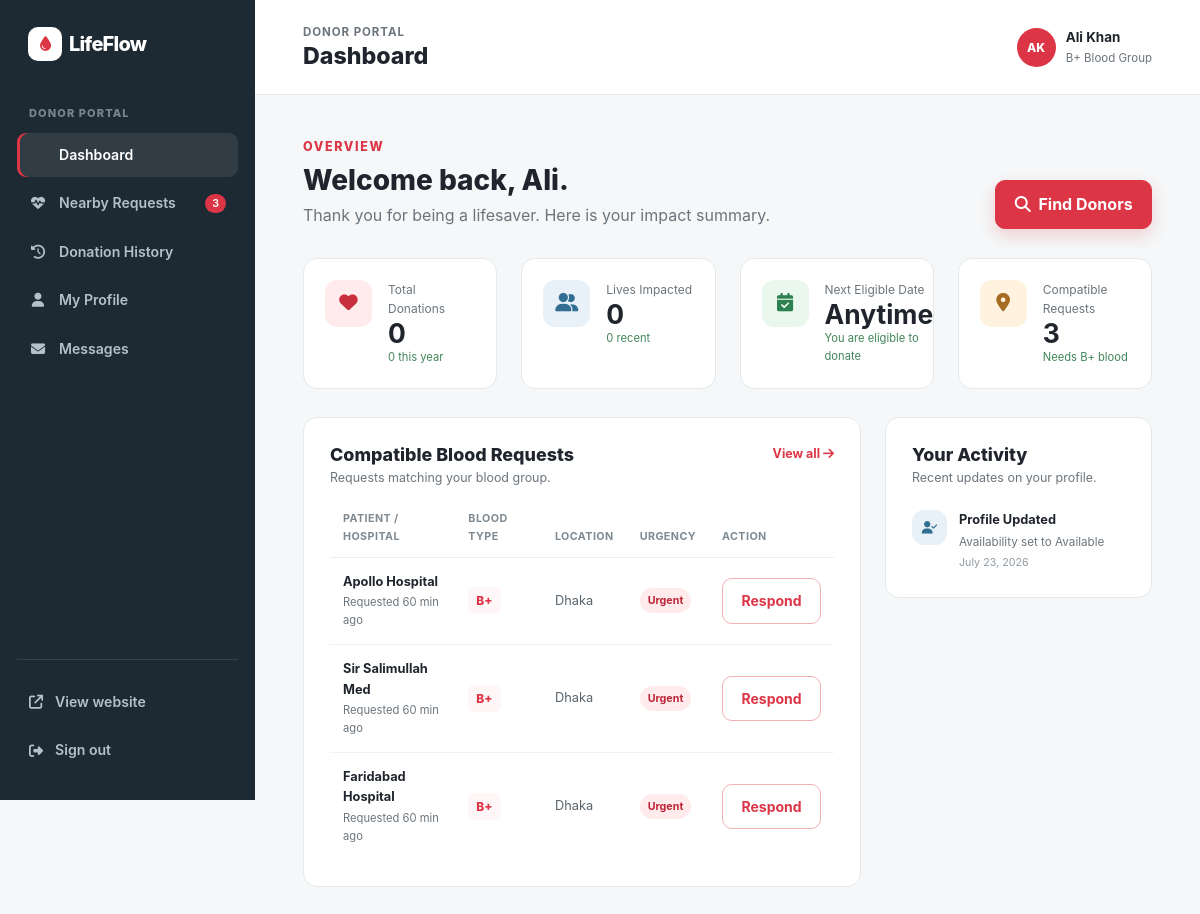
Screenshot of /donor/dashboard.php (signed in) with the database file from the repository.
### tables this page shows
CREATE TABLE donors (
    id INT AUTO_INCREMENT PRIMARY KEY,
    full_name VARCHAR(100) NOT NULL,
    phone VARCHAR(20) NOT NULL,
    email VARCHAR(100) NOT NULL UNIQUE,
    dob DATE NOT NULL,
    blood_group VARCHAR(5) NOT NULL,
    weight INT NOT NULL CHECK (weight >= 50),
    last_donation DATE,
    health_notes TEXT,
    city VARCHAR(50) NOT NULL,
    area VARCHAR(50) NOT NULL,
    availability_status VARCHAR(20) DEFAULT 'Available',
    password VARCHAR(255) NOT NULL,
    created_at TIMESTAMP DEFAULT CURRENT_TIMESTAMP,
    CHECK (blood_group IN ('A+', 'A-', 'B+', 'B-', 'AB+', 'AB-', 'O+', 'O-'))
);

CREATE TABLE blood_requests (
    id INT AUTO_INCREMENT PRIMARY KEY,
    patient_name VARCHAR(100) NOT NULL,
    blood_group VARCHAR(5) NOT NULL,
    units INT NOT NULL CHECK (units > 0),
    urgency VARCHAR(20) NOT NULL CHECK (urgency IN ('Urgent', 'Scheduled')),
    hospital VARCHAR(100) NOT NULL,
    city VARCHAR(50) NOT NULL,
    address VARCHAR(255) NOT NULL,
    contact_name VARCHAR(100) NOT NULL,
    phone VARCHAR(20) NOT NULL,
    notes TEXT,
    status VARCHAR(20) DEFAULT 'Pending' CHECK (status IN ('Pending', 'Matching donors', 'Completed')),
    created_at TIMESTAMP DEFAULT CURRENT_TIMESTAMP,
    CHECK (blood_group IN ('A+', 'A-', 'B+', 'B-', 'AB+', 'AB-', 'O+', 'O-'))
);

### donor/dashboard.php (the view, shortened to what this page needs)
<?php
require_once '../includes/db.php';
$donorId = $_SESSION['donor_id'];
$stmt = $pdo->prepare("SELECT * FROM donors WHERE id = ?");
$stmt->execute([$donorId]);
$donor = $stmt->fetch(PDO::FETCH_ASSOC);
$donorName = $donor['full_name'];
$donorBloodGroup = $donor['blood_group'];
$reqStmt = $pdo->prepare("SELECT * FROM blood_requests WHERE blood_group = ? AND status != 'Completed' ORDER BY created_at DESC LIMIT 5");
$reqStmt->execute([$donorBloodGroup]);
$nearbyRequests = $reqStmt->fetchAll(PDO::FETCH_ASSOC);
$nearbyCount = count($nearbyRequests);
$initials = strtoupper(substr($donorName, 0, 1));
$parts = explode(' ', $donorName);
if (count($parts) > 1) {
    $initials = strtoupper(substr($parts[0], 0, 1) . substr($parts[count($parts)-1], 0, 1));
}
function time_ago($datetime) {
    $time_ago = strtotime($datetime);
    $current_time = time();
    $time_difference = $current_time - $time_ago;
    $seconds = $time_difference;
    $minutes      = round($seconds / 60);
    $hours           = round($seconds / 3600);
    $days          = round($seconds / 86400);
    if($seconds <= 60) return "Just now";
    else if($minutes <= 60) return "$minutes min ago";
    else if($hours <= 24) return "$hours hrs ago";
    else return "$days days ago";
}
?>
<!doctype html>
<html lang="en">
<head>
    <link href="https://cdn.jsdelivr.net/npm/bootstrap@5.3.3/dist/css/bootstrap.min.css" rel="stylesheet">
    <link href="https://cdnjs.cloudflare.com/ajax/libs/font-awesome/6.5.2/css/all.min.css" rel="stylesheet">
    <link href="../assets/css/main.css" rel="stylesheet">
    <link href="../assets/css/donor-dashboard.css" rel="stylesheet">
</head>
<body class="donor-dashboard-page">
    <div class="donor-shell">
        <aside class="donor-sidebar" id="donorSidebar">
            <a class="donor-sidebar-brand" href="dashboard.php">
                <span class="brand-mark"><i class="fa-solid fa-droplet"></i></span><span>LifeFlow</span>
            </a>
            <p class="donor-sidebar-label">Donor Portal</p>
            <nav class="donor-menu" aria-label="Donor navigation">
                <a class="active" href="dashboard.php"><i class="fa-solid fa-grid-2"></i> Dashboard</a>
                <a href="nearby-requests.php"><i class="fa-solid fa-heart-pulse"></i> Nearby Requests <span><?= $nearbyCount ?></span></a>
                <a href="donation-history.php"><i class="fa-solid fa-clock-rotate-left"></i> Donation History</a>
                <a href="profile.php"><i class="fa-solid fa-user"></i> My Profile</a>
                <a href="messages.php"><i class="fa-solid fa-envelope"></i> Messages</a>
            </nav>
            <div class="donor-sidebar-bottom">
                <a href="../index.html"><i class="fa-solid fa-arrow-up-right-from-square"></i> View website</a>
                <a href="logout.php"><i class="fa-solid fa-right-from-bracket"></i> Sign out</a>
            </div>
        </aside>
        <div class="donor-main">
            <header class="donor-topbar">
                <div>
                    <p class="donor-eyebrow">Donor portal</p>
                    <h1>Dashboard</h1>
                </div>
                <div class="donor-profile">
                    <span class="donor-profile-avatar"><?= htmlspecialchars($initials) ?></span>
                    <div>
                        <strong><?= htmlspecialchars($donorName) ?></strong>
                        <small><?= htmlspecialchars($donorBloodGroup) ?> Blood Group</small>
                    </div>
                </div>
            </header>
            <main class="donor-content">
                <section class="donor-welcome">
                    <div>
                        <span class="section-kicker">Overview</span>
                        <h2>Welcome back, <?= htmlspecialchars(explode(' ', $donorName)[0]) ?>.</h2>
                        <p>Thank you for being a lifesaver. Here is your impact summary.</p>
                    </div>
                    <a href="../search-donor.php" class="btn btn-danger"><i
                            class="fa-solid fa-magnifying-glass me-1"></i> Find Donors</a>
                </section>
                <section class="row g-4 donor-stats">
                    <div class="col-sm-6 col-xl-3">
                        <article class="donor-stat-card">
                            <span class="donor-stat-icon icon-red"><i class="fa-solid fa-heart"></i></span>
                            <div>
                                <small>Total Donations</small>
                                <strong>0</strong>
                                <p>0 this year</p>
                            </div>
                        </article>
                    </div>
                    <div class="col-sm-6 col-xl-3">
                        <article class="donor-stat-card">
                            <span class="donor-stat-icon icon-blue"><i class="fa-solid fa-user-group"></i></span>
                            <div>
                                <small>Lives Impacted</small>
                                <strong>0</strong>
                                <p>0 recent</p>
                            </div>
                        </article>
                    </div>
                    <div class="col-sm-6 col-xl-3">
                        <article class="donor-stat-card">
                            <span class="donor-stat-icon icon-green"><i class="fa-solid fa-calendar-check"></i></span>
                            <div>
                                <small>Next Eligible Date</small>
                                <strong><?= !empty($donor['last_donation']) ? date('M j, Y', strtotime($donor['last_donation'] . ' + 3 months')) : 'Anytime' ?></strong>
                                <p style="color: #428558;"><?= strtolower($donor['availability_status']) === 'available' ? 'You are eligible to donate' : 'Currently unavailable' ?></p>
                            </div>
                        </article>
                    </div>
                    <div class="col-sm-6 col-xl-3">
                        <article class="donor-stat-card">
                            <span class="donor-stat-icon icon-gold"><i class="fa-solid fa-location-dot"></i></span>
                            <div>
                                <small>Compatible Requests</small>
                                <strong><?= $nearbyCount ?></strong>
                                <p>Needs <?= htmlspecialchars($donorBloodGroup) ?> blood</p>
                            </div>
                        </article>
                    </div>
                </section>
                <section class="row g-4 mt-1">
                    <div class="col-xl-8" id="requests">
                        <article class="donor-panel">
                            <div class="donor-panel-heading">
                                <div>
                                    <h2>Compatible Blood Requests</h2>
                                    <p>Requests matching your blood group.</p>
                                </div>
                                <a href="nearby-requests.php">View all <i class="fa-solid fa-arrow-right"></i></a>
                            </div>
                            <div class="table-responsive">
                                <table class="table donor-table align-middle">
                                    <thead>
                                        <tr>
                                            <th>Patient / Hospital</th>
                                            <th>Blood Type</th>
                                            <th>Location</th>
                                            <th>Urgency</th>
                                            <th>Action</th>
                                        </tr>
                                    </thead>
                                    <tbody>
                                        <?php foreach($nearbyRequests as $req): ?>
                                            <tr>
                                                <td><strong><?= htmlspecialchars($req['hospital']) ?></strong><small>Requested <?= time_ago($req['created_at']) ?></small></td>
                                                <td><span class="donor-blood-badge"><?= htmlspecialchars($req['blood_group']) ?></span></td>
                                                <td><?= htmlspecialchars($req['city']) ?></td>
                                                <td><span class="urgency <?= strtolower($req['urgency']) === 'urgent' ? 'urgent' : 'standard' ?>"><?= htmlspecialchars($req['urgency']) ?></span></td>
                                                <td><button class="btn btn-sm btn-outline-danger" onclick="alert('Response feature coming soon.')">Respond</button></td>
                                            </tr>
                                        <?php endforeach; ?>
                                    </tbody>
                                </table>
                            </div>
                        </article>
                    </div>
                    <div class="col-xl-4" id="activity">
                        <article class="donor-panel activity-panel">
                            <div class="donor-panel-heading">
                                <div>
                                    <h2>Your Activity</h2>
                                    <p>Recent updates on your profile.</p>
                                </div>
                            </div>
                            <div class="activity-list">
                                <div>
                                    <span class="activity-icon icon-blue"><i class="fa-solid fa-user-check"></i></span>
                                    <p><strong>Profile Updated</strong><small>Availability set to <?= htmlspecialchars($donor['availability_status']) ?></small><time><?= date('F j, Y') ?></time></p>
                                </div>
                            </div>
                        </article>
                    </div>
                </section>
            </main>
        </div>
    </div>
</body>
</html>

### assets/css/main.css (style rules this page uses)
:root { --primary: #dc3545; --primary-dark: #b52a38; --ink: #20252d; --muted: #6c757d; --surface: #fff; --soft: #fff6f7; --line: #edf0f2; --shadow: 0 12px 30px rgba(31, 42, 55, .08); --radius: 18px }
* { box-sizing: border-box }
html { scroll-behavior: smooth }
body { margin: 0; font-family: Inter, system-ui, -apple-system, BlinkMacSystemFont, "Segoe UI", sans-serif; color: var(--ink); background: #fff; line-height: 1.6 }
.section-kicker { color: var(--primary); font-size: .78rem; font-weight: 800; letter-spacing: .13em; text-transform: uppercase }
.brand-mark { display: inline-grid; place-items: center; width: 34px; height: 34px; margin-right: 7px; border-radius: 10px; color: #fff; background: var(--primary); font-size: .92rem }
.btn { border-radius: 10px; font-weight: 700; padding: .7rem 1.15rem; transition: transform .2s, box-shadow .2s }
.btn-danger { background: var(--primary); border-color: var(--primary); box-shadow: 0 7px 16px rgba(220, 53, 69, .2) }
.btn-outline-danger { color: var(--primary); border-color: #f2aeb5 }

### rows the page displays
donors: full_name "AK", full_name "Ali Khan", blood_group "B+", full_name "Ali", availability_status "Available"
blood_requests: hospital "Apollo Hospital", created_at "60 min ago", blood_group "B+", city "Dhaka", urgency "Urgent"
blood_requests: hospital "Sir Salimullah Med", created_at "60 min ago", blood_group "B+", city "Dhaka", urgency "Urgent"
blood_requests: hospital "Faridabad Hospital", created_at "60 min ago", blood_group "B+", city "Dhaka", urgency "Urgent"

### other values shown
$nearbyCount "3"
